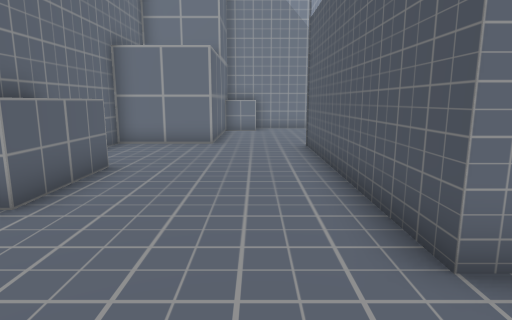
view 1 (above)

16 first-person views from a walk through a scene from a Unity 3-D project. The camera is 1.4 m above the floor, tilts 10° down and sees 75° across. The floor is counted in squares, 1 m on a side. Each view is taken from the middle of a square. On the plan, view 1 faces up. The plan holds only what a view shows up to about 15 squares ahead; the rest is blank.

view 2
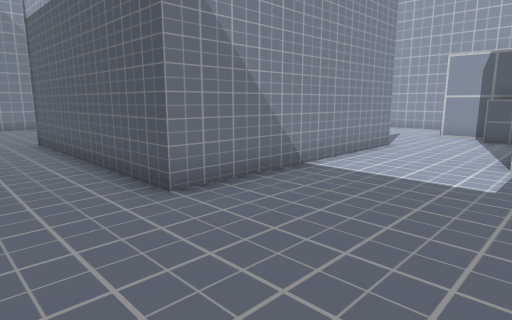

view 3
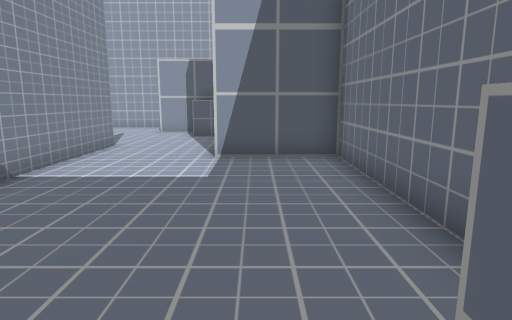

view 4
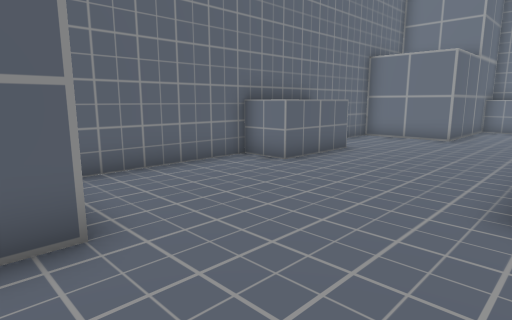

view 5
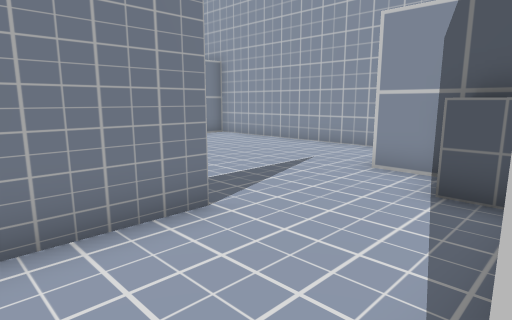

view 6
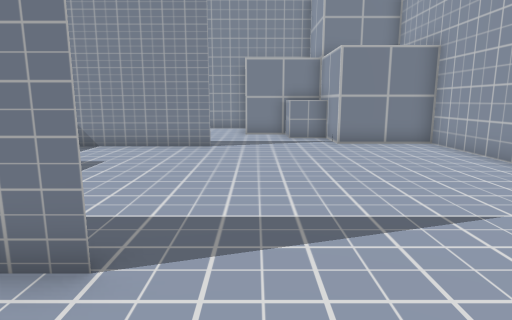

view 7
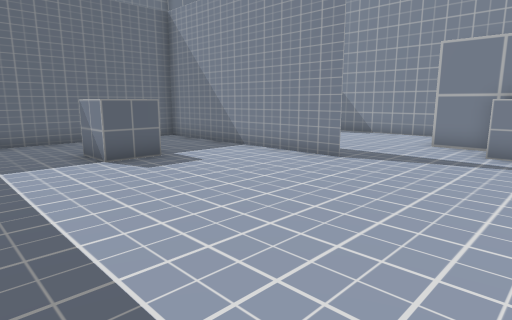

view 8
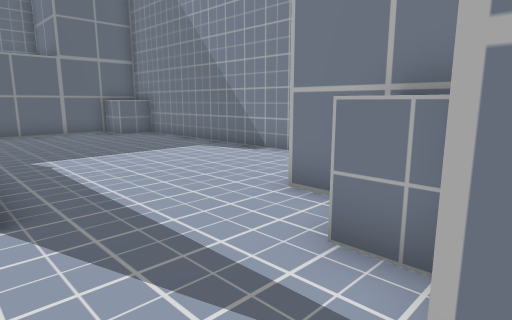

view 9
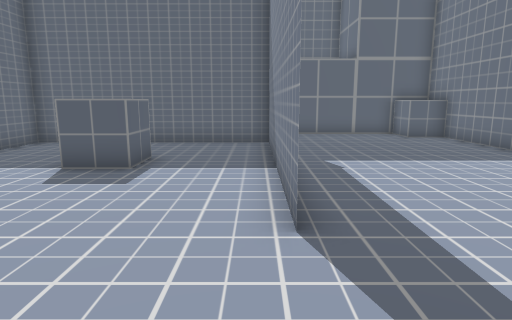

view 10
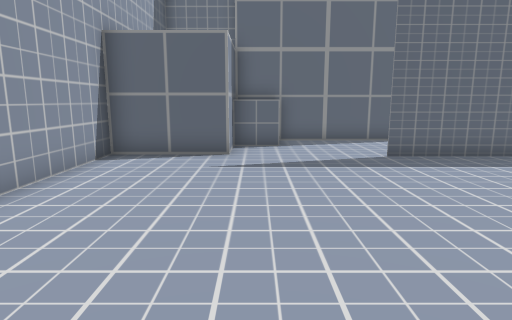

view 11
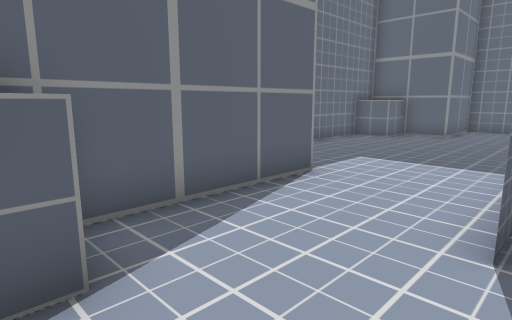

view 12
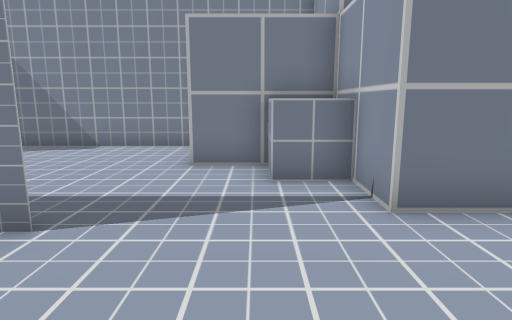

view 13
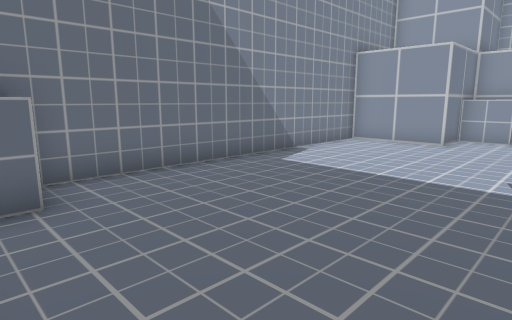

view 14
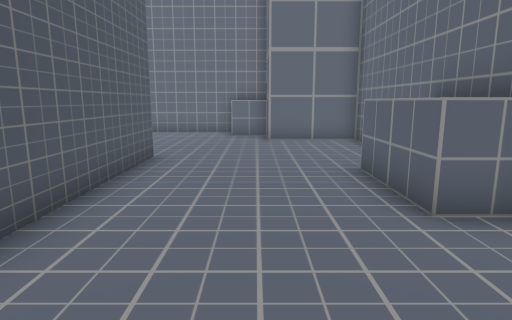

view 15
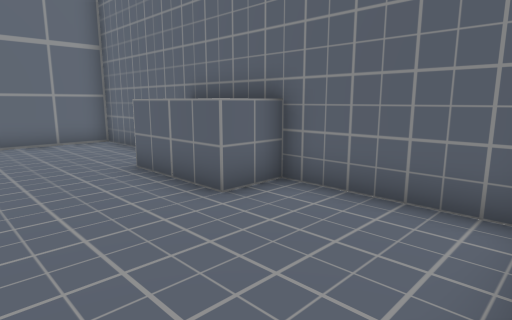

view 16
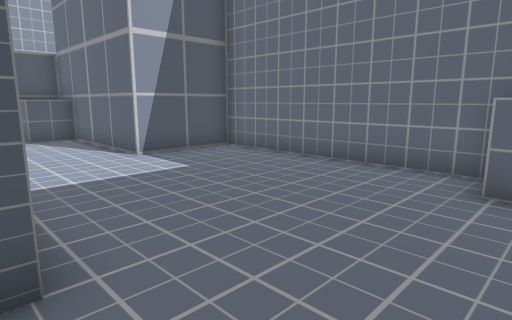

### Floor plan
Points are (right, up) in squares from view 1. A wall is a line through its corners. A room is listed if a view was taken in it or the views show most of it. See-through windows are left out.
Room 1 (views 1, 2, 3, 4, 5, 6, 7, 8, 9, 10, 11, 12, 13, 14, 15, 16)
walls: (6.4, 2.6) (9.8, 2.6); (9.6, 10.4) (1.6, 10.4) (1.6, 2.6) (3.4, 2.6); (9.8, 2.5) (1.6, 2.5) (1.6, 10.5); (-4.6, 3.6) (-4.6, -0.9) (-1.4, -0.9) (-1.4, -4.1) (7.4, -4.1) (7.4, -0.9) (13.7, -0.9) (13.7, 2.2) (16.9, 2.2) (16.9, 11.1) (13.7, 11.1) (13.7, 14.2) (10.6, 14.2) (10.6, 17.4) (0.4, 17.4); (-1.4, 17.5) (-1.4, 11.1) (-4.6, 11.1) (-4.6, 7.4)
objects: other object (-5, 4) to (-3, 5); other object (-5, 6) to (-3, 7); other object (-1, -4) to (0, -3); other object (-1, 16) to (0, 17); other object (5, 6) to (6, 7); other object (12, 0) to (13, 0); other object (12, 13) to (13, 14)

Positions as (right, up) in squares from view 1, and headings:
1: (0, 0), facing up
2: (-1, -2), facing up-right
3: (-1, -2), facing right
4: (2, -2), facing up-left
5: (7, -1), facing up-right
6: (11, 0), facing up
7: (14, 3), facing up-left
8: (14, 10), facing up-left
9: (13, 10), facing left
10: (13, 11), facing down
11: (13, 3), facing down-left
12: (12, 7), facing up
13: (-1, 11), facing up-right
14: (-1, 11), facing down
15: (0, 11), facing down-left
16: (-1, 3), facing down-right
